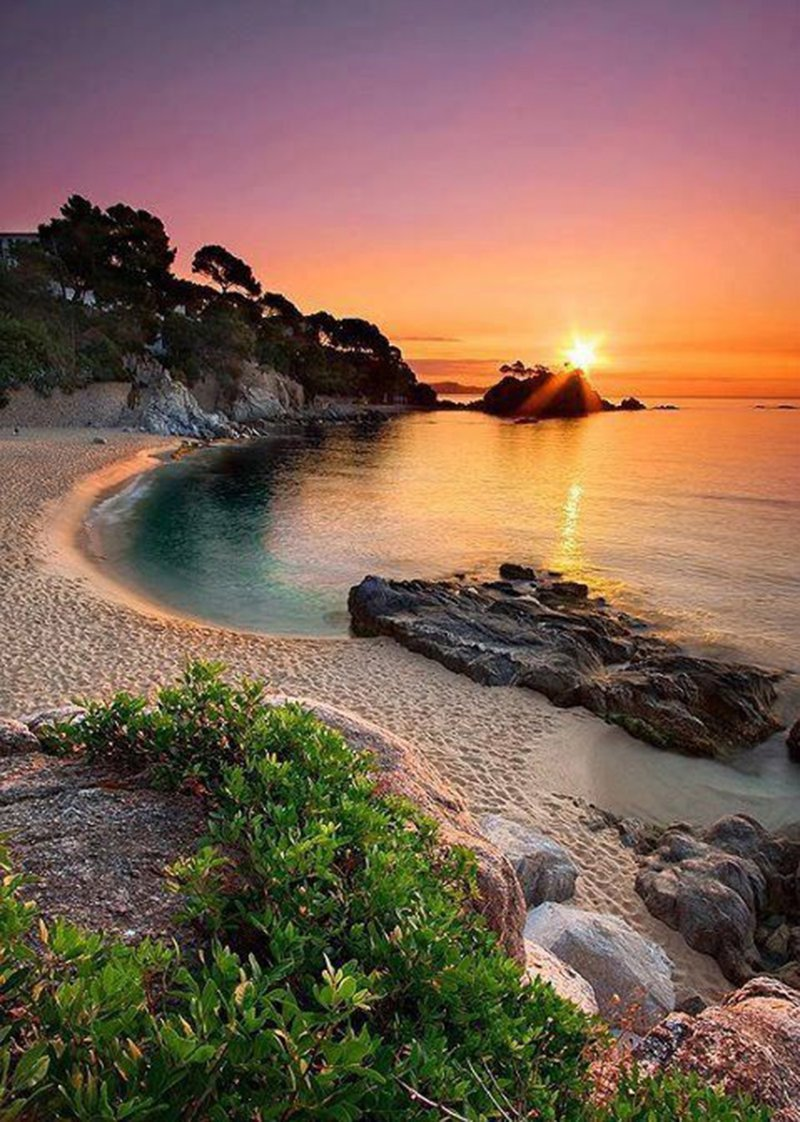
#> input picture teste.jpg, 800 x 1122 px
$ python main.py
#> lines starting #> are read from the running program, lines starting #| are printed output that depends on the picture
### arvore_huffman/ListaNos.py
"""
	Essa classe primeiramente guardará uma lista com todos os caracteres do texto lido, cada caractere vai ser atribuído a um nó e
	ordenados em ordem crescente de frequência.
	A partir dessa lista ordenada será criada a árvore binária.

	raiz - primeiramente será uma lista de objetos da classe No, mas quando a árvore estiver formada seu primeiro e único elemento será a raiz da árvore;
	texto - uma lista de caracteres que representa todo o texto, é usado para gerar a lista e o texto em binário.

	insereRaiz() - insere um objeto na cabeça da lista;
	insere() - insere um objeto no fim da lista, mas se houver algum objeto com o mesmo caractere então só incrementa a frequência desse objeto,
		um sorted() é usado para deixar a lista sempre ordenada em ordem crescente de frequência;
	criaLista() - cria uma lista de caracteres a partir do texto, instancia os objetos No e insere com os métodos anteriores;
	printLista() - imprime na tela, um a um, os objetos guardados na lista;
	criaArv() - cria a Árvore de Huffman. Primeiramente chama o método para criar a lista e a partir da lista formada começa a criação da árvore.
		Cria-se um novo objeto da classe No, sem caractere, com a frequência sendo a soma da frequência dos dois primeiros elementos das listas e seus
		filhos da esquerda e direita são, respectivamente, esses dois primeiros elementos da lista. Os dois primeiros elementos são retirados da lista
		e o objeto criado anteriormente é inserido na lista.

"""

from .No import No

class ListaNos:

	raiz = 0
	texto = ''

	def __init__(self, lista):
		self.texto = lista
		self.frequenciasPorElemento = None
		self.elemento = []

	def insereRaiz(self, novo):	#insere o primeiro elemento da lista
		self.raiz = [novo]
		return

	# [12 lines left out: function insere, not called in this run]

	def criaLista(self):
		for letter in self.texto:
			if self.raiz == 0:							 # se a lista está vazia
															 # insere o primeiro elemento

				self.insereRaiz(No(letter,1,'', None, None)) # para guardar o caractere em si

				#self.insereRaiz(No(str(ord(letter)),1,'', None, None)) # para inserir o valor em ASCII do caractere
			else:
														 # se não, insere o elemento nomalmente
				self.insere(No(letter,1,'', None, None)) # para guardar o caractere em si

				#self.insere(No(str(ord(letter)),1,'',None,None)) # para inserir o valor em ASCII do caractere
		return

	# [4 lines left out: function printLista, not called in this run]

	def criaArv(self):

		self.criaLista()	# chama o método para a criar a lista

		while len(self.raiz)>1:	# esse laço executa até restar apenas um elemento na lista, que será a raiz da árvore

			novo= No("",self.raiz[0].freq + self.raiz[1].freq,'',self.raiz[0],self.raiz[1])	# cria o nó intermediário

			del self.raiz[0]	#deleta os dois primeros elementos
			del self.raiz[0]

			self.raiz += [novo]	#insere o nó intermediário na lista
			self.raiz = sorted(self.raiz, key=lambda no: no.freq) # reordena a lista

		return

### main.py
import cv2
import collections

import numpy as np

from arvore_huffman.ListaNos import ListaNos
from arvore_huffman.HuffmanTree import HuffmanTree

from scipy.fftpack import dct, idct

def dct2 (bloco):
    return dct(dct(bloco.T,norm="ortho").T, norm="ortho")

def idct2(bloco):
    return abs(idct(idct(bloco.T, norm="ortho").T, norm="ortho"))

def conversorDeEspaco(imagem, modo='ycrcb'):
    if modo == 'ycrcb':
        YCrCb = cv2.cvtColor(imagem, cv2.COLOR_BGR2YCR_CB)
        return YCrCb
    elif modo == 'bgr':
        bgr = cv2.cvtColor(imagem, cv2.COLOR_YCR_CB2BGR)
        return bgr
    elif modo == 'gray':
        gray = cv2.cvtColor(imagem, cv2.COLOR_BGR2GRAY)
        return gray

def separarImagemBlocos(imagem, tamMasc=8):
    # Lista com todos os blocos possiveis na imagem
    # media = np.mean(imagem)
    listaDct2Blocos = list()

    # Tamanho das componentes da imagem e da bloco
    rows, cols = imagem.shape

    '''Calculo de quantos blocos 8x8 caberao na imagem'''
    linhas = int(rows/tamMasc)
    colunas = int(cols/tamMasc)

    '''Criando uma lista com os k blocos possiveis'''
    contLinhas = contColunas = 0
    for cordX in range(linhas):
        for cordY in range(colunas):
            if cordX == cordY == 0: # primeiro elemento
                bloco = imagem[contLinhas:contLinhas+tamMasc, contColunas:contColunas+tamMasc]
            else:
                contLinhas = contLinhas + tamMasc

                if contLinhas >= linhas*tamMasc:
                    contLinhas = 0
                    contLinhas = contLinhas + tamMasc

                    contColunas = contColunas + tamMasc
                    if contColunas == colunas*tamMasc:
                        contColunas = colunas*tamMasc - 1

                bloco = imagem[contLinhas:contLinhas+tamMasc, contColunas:contColunas+tamMasc]

            '''Calculo da dct2 e quantização com fator de escala = 1/sqrt(1/2N)'''
            dct = np.round(dct2(bloco))
            dct[dct==-0] = 0 # -0 é igual a 0, mas na codificação tem diferença
            listaDct2Blocos.append(dct)

    return listaDct2Blocos

def algoritmoZigZag(bloco):
    lenBloco=len(bloco)
    return sum([list(bloco[::-1,:].diagonal(i)[::(i+lenBloco+1)%2*-2+1])for i in range(-lenBloco,lenBloco+len(bloco[0]))],[])

# [28 lines left out: functions openFile, creatFile, frequenciaRelativa, not called in this run]

def huffmanBloco(saidaLZ78bloco):
    listaNos = ListaNos(saidaLZ78bloco)
    listaNos.criaArv()

    ht = HuffmanTree()
    ht.codifica(listaNos.raiz[0])

    codificacaoHuffman = ht.getTextBin(listaNos.raiz[0],listaNos.texto)

    freqElementos = listaNos.frequenciasPorElemento
    freqTotal = listaNos.raiz[0].freq

    listaFrequencia = frequenciaRelativa(freqElementos, freqTotal)

    return codificacaoHuffman, listaFrequencia

# [59 lines left out: functions calcH, calcHImagemFull, calcL, not called in this run]

def codificacaoLZ_78(listaBlocos, mostrarBlocos=False):

    listaSaidaLZ78Blocos = list()
    listaSaidaHuffmanBlocos = list()
    listaDeListasFrequencia = list()

    for index, bloco in enumerate(listaBlocos):
        vetorizacaoZigZag = algoritmoZigZag(bloco) # aplicação do algoritmo zip-zag

        vetorZigZagString = [str(int(elemento)) for elemento in vetorizacaoZigZag]

        saidaLZ78bloco = lz78(vetorZigZagString)
        listaSaidaLZ78Blocos.append(saidaLZ78bloco)

        decodificacaoHuffman, listaFrequencias = huffmanBloco(saidaLZ78bloco)
        listaDeListasFrequencia.append(listaFrequencias)
        listaSaidaHuffmanBlocos.append(decodificacaoHuffman)

        if mostrarBlocos:
            cv2.imshow('Bloco {}'.format(bloco.shape), np.asarray(idct2(bloco), np.uint8))
            # cv2.imwrite('blocos(NxN)/bloco_{}.jpg'.format(index), np.asarray(idct2(bloco), np.uint8))
            cv2.waitKey()

    return listaSaidaLZ78Blocos, listaSaidaHuffmanBlocos, listaDeListasFrequencia

def lz78(vetorZigZag):
    texto = vetorZigZag

    listaArmazenamento = list()
    listaPosicao = list()

    variavelTemp = ''
    variavelTemp2 = ''
    for index in range(len(texto)):
        if index == 0: # primeiro elemento
            variavelTemp = texto[index]
            listaArmazenamento.append(variavelTemp)
            listaPosicao.append((index, texto[index]))
            variavelTemp = texto[index+1]
        else:
            if variavelTemp in listaArmazenamento:
                try:
                    variavelTemp2 += texto[index]
                    variavelTemp += texto[index+1]
                except Exception:
                    listaArmazenamento.append(variavelTemp)
            else:
                listaArmazenamento.append(variavelTemp)
                try:
                    variavelTemp = texto[index+1]
                    variavelTemp2 = texto[index+1]
                except Exception as e:
                    pass
    # [4 lines of commented-out code are left out]
    return listaArmazenamento

# [9 lines left out: function remove_repetidos, not called in this run]

def calcCompressao(lenListaBlocos, tamBlocos, image):
    return round(1 - ((lenListaBlocos*tamBlocos)/(image.shape[0] * image.shape[1])), 4)

# [51 lines left out: function calculosPedidos, not called in this run]

def main():
    # -----------------------------------------------------
    # Configurações basicas
    resize = False
    mostrarImagens = False

    tamBlocos = 8
    fatoResize = 0.5
    # -----------------------------------------------------

    '''Abrindo a imagem com OpenCV'''
    # pathImg = 'input.png'
    pathImg = 'teste.jpg'
    imagem = cv2.imread(pathImg)
#> imagem is the input picture: shape (1122, 800, 3); mean B, G, R 82.9, 99.7, 127.6

    if mostrarImagens:
        cv2.imshow('{}'.format(pathImg.split('.')[0]), imagem)

    '''Conversao da imagem'''
    gray = conversorDeEspaco(imagem, modo='gray')
#> in conversorDeEspaco, `gray = cv2.cvtColor(imagem, cv2.COLOR_BGR2GRAY)`:
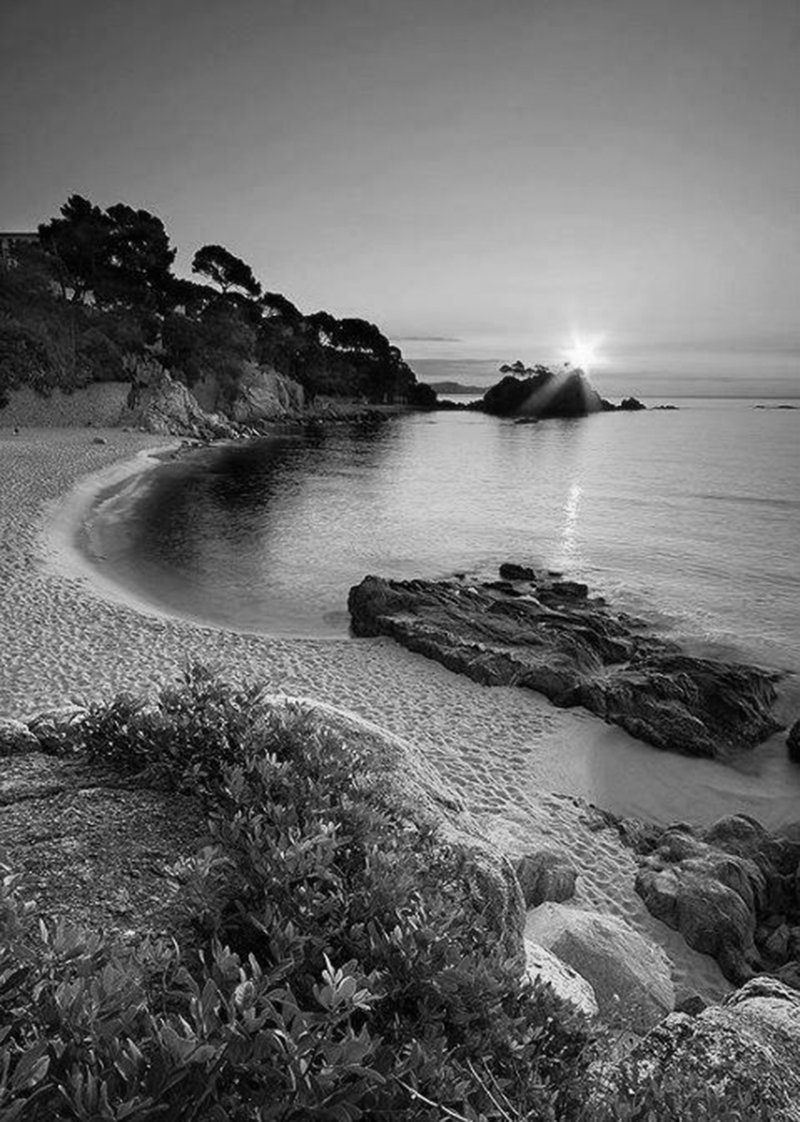
#> gray: shape (1122, 800); min 0, max 253, mean 106.2

    # [5 lines of commented-out code are left out]

    if resize:
        imagem = cv2.resize(imagem, None, fx=fatoResize, fy=fatoResize)

    if mostrarImagens:
        cv2.imshow('BGR para Gray', gray)

    '''Separando cada canal da imagens em blocos de tamanho 8x8'''
    listaBlocosgray = separarImagemBlocos(gray, tamMasc=tamBlocos)
#> after the loop in separarImagemBlocos, `for cordX in range(linhas):`: contColunas = 799; contLinhas = 792; listaDct2Blocos = 14000 items
#> listaBlocosgray = 14000 items

    '''Aplicação do LZ-78 para codificação'''
    listaSaidaLZ78Blocos, listaSaidaHuffmanBlocos, listaDicionariosFrequencia = codificacaoLZ_78(listaBlocosgray, mostrarBlocos=mostrarImagens)
#> the loop in codificacaoLZ_78, `for index, bloco in enumerate(listaBlocos):` made 1 pass
#> lenBloco in algoritmoZigZag on pass 1: 8
#> after the loop in codificacaoLZ_78, `for index, bloco in enumerate(listaBlocos):`: listaDeListasFrequencia = []; listaSaidaLZ78Blocos = [['519', '-3', '-4', '0', '00', '000', '0001', '0000', '01', '00000', '-1', '000000', '0-1', '0000000', '00000000', '000000000', '0-10', '0000']]
    calculosPedidos(gray, listaSaidaLZ78Blocos, listaDicionariosFrequencia, tamBlocos)

    # creatFile('codificacao_huffman.txt', listaSaidaHuffmanBlocos)

    if cv2.waitKey() or  0xFFF == ord('q'):
        cv2.destroyAllWindows()
        exit()

if __name__ == '__main__':
#> (the run stopped early here; a loop or call above may not have finished)

$ run again, with imagem.jpg copied over teste.jpg
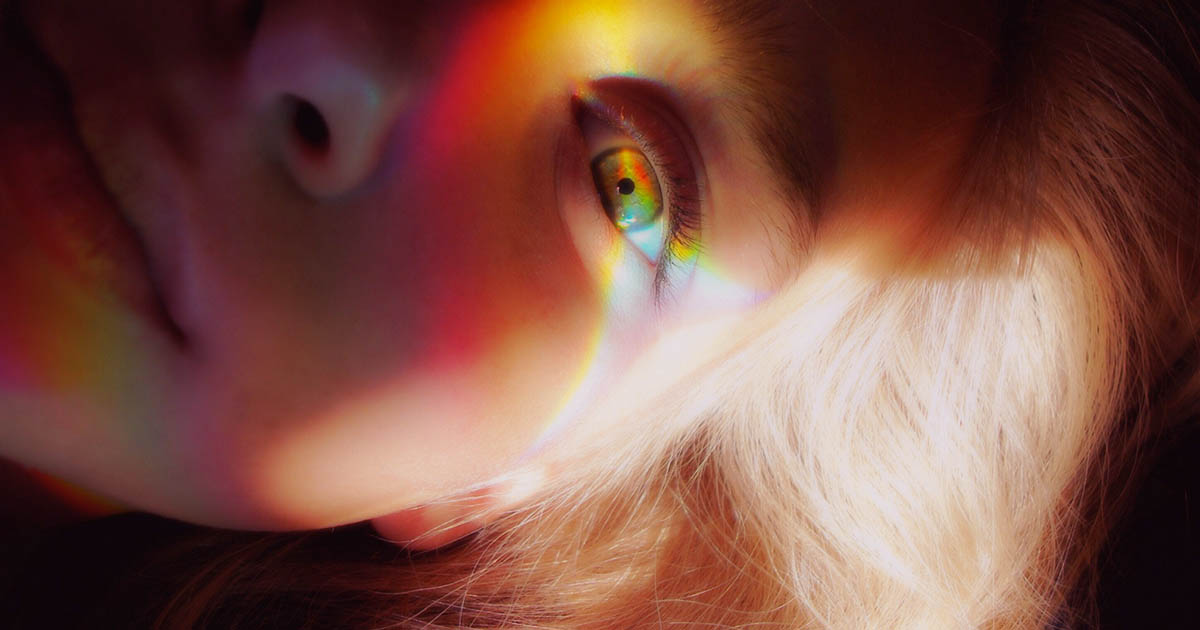
#> input picture imagem.jpg, 1200 x 630 px
#> in main, imagem is the input picture: shape (630, 1200, 3); mean B, G, R 69.9, 80.5, 125.1
#> in conversorDeEspaco, `gray = cv2.cvtColor(imagem, cv2.COLOR_BGR2GRAY)`:
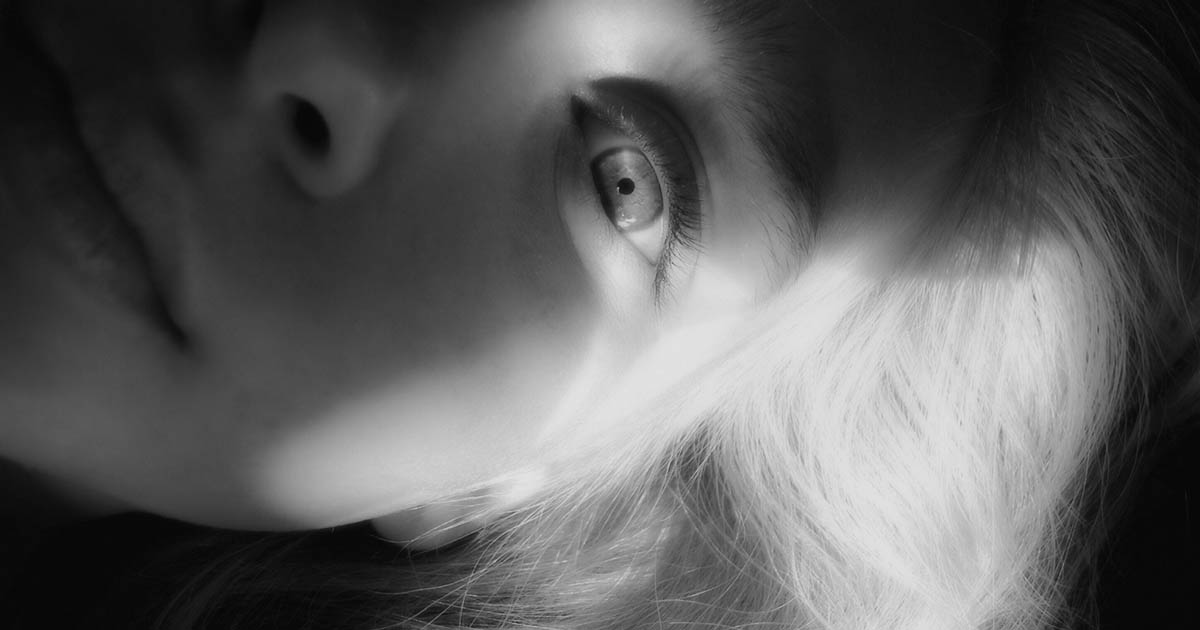
#> gray: shape (630, 1200); min 4, max 228, mean 92.6
#> after the loop in separarImagemBlocos, `for cordX in range(linhas):`: contColunas = 1207; contLinhas = 8; listaDct2Blocos = 11628 items

$ run again, with ponte.jpg copied over teste.jpg
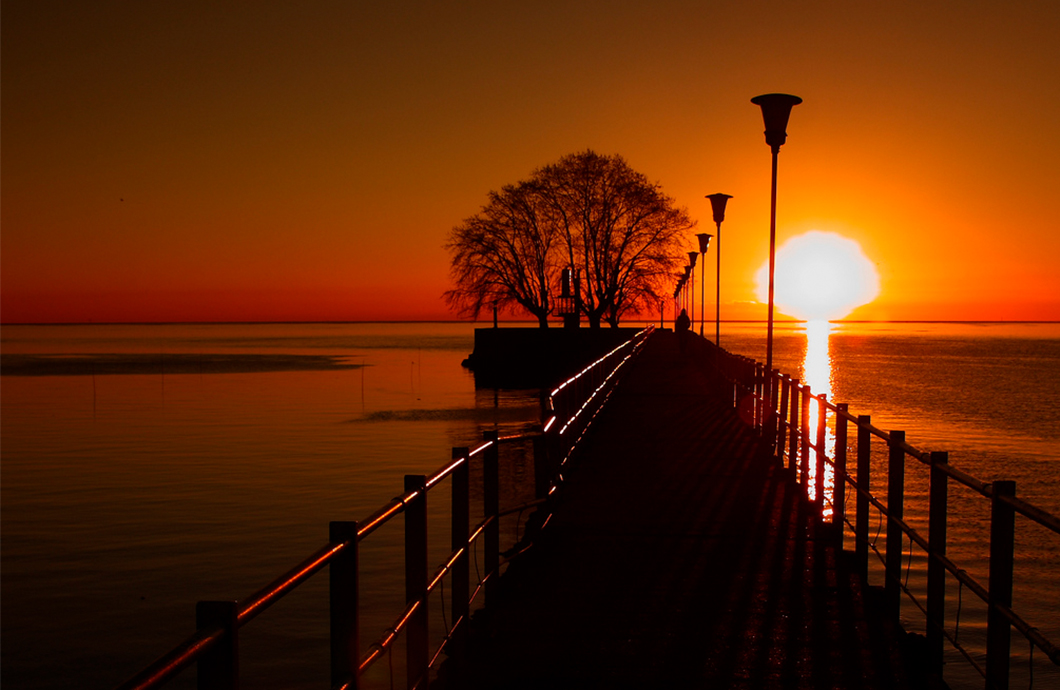
#> input picture ponte.jpg, 1060 x 690 px
#> in main, imagem is the input picture: shape (690, 1060, 3); mean B, G, R 5.9, 39.2, 95.2
#> in conversorDeEspaco, `gray = cv2.cvtColor(imagem, cv2.COLOR_BGR2GRAY)`:
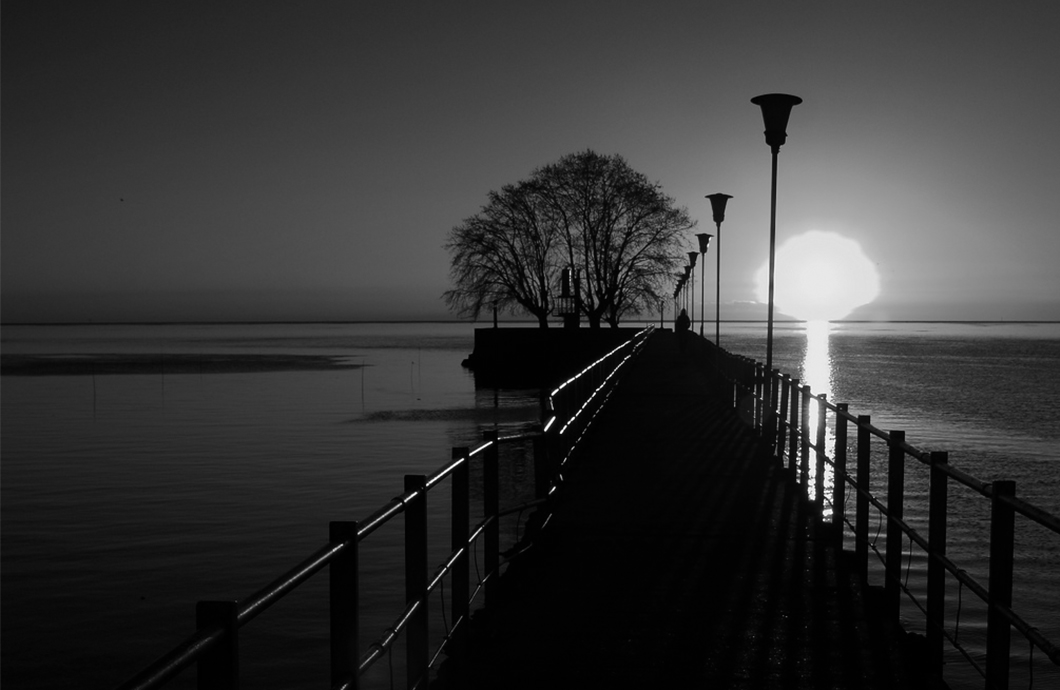
#> gray: shape (690, 1060); min 0, max 255, mean 52.1
#> after the loop in separarImagemBlocos, `for cordX in range(linhas):`: contColunas = 1063; contLinhas = 8; listaDct2Blocos = 11306 items
